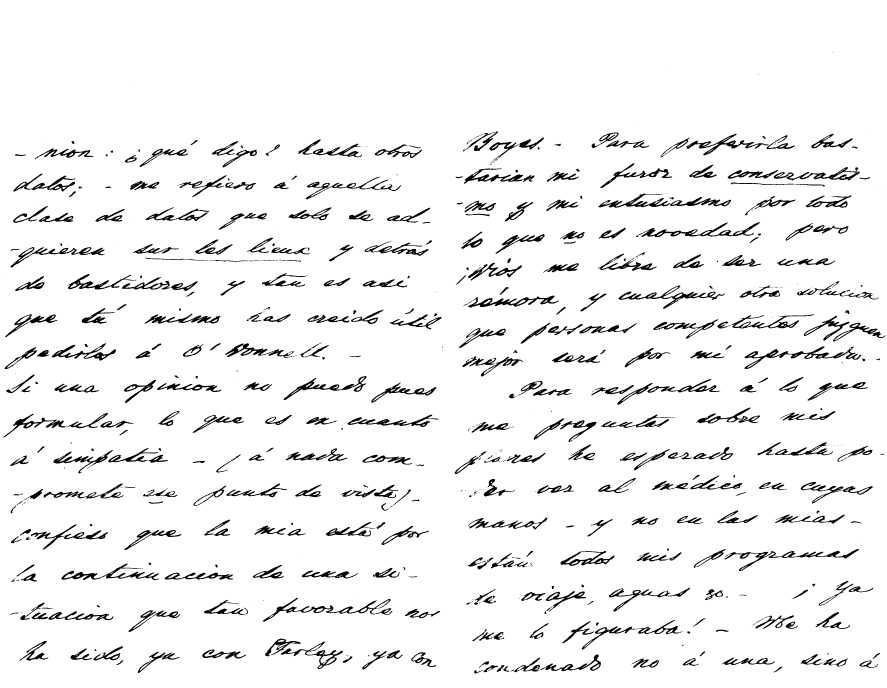
#> input picture 0003_sin_escudo_met_0_vec_0_sig_0_thr_0.png, 3546 x 2752 px, given in place of 0003_sin_escudo.png, which was not available (shown at 1/4 size)
$ python bin_test.py
#> lines starting #> are read from the running program, lines starting #| are printed output that depends on the picture; after the words box and inside, x2 and y2 are one past the last pixel; in counts of white or black regions, pixels touching at a corner belong together; pictures that were not available may be replaced by others from this repository, and a replacement may not be noted
### src/Umbralizacion.py
import cv2
from enum import Enum


class MetodoUmbralizado(Enum):
    otsu = 0
    fixed = 1
    adaptive = 2


class Umbralizacion:
    def umbralizar_imagen(self, imagen_grises, metodo_umbralizar, umbral=180):
        imagen_umbralizada = imagen_grises

        if metodo_umbralizar == MetodoUmbralizado.otsu:
            ret, imagen_umbralizada = cv2.threshold(imagen_grises, 0, 255, cv2.THRESH_BINARY + cv2.THRESH_OTSU)
        elif metodo_umbralizar == MetodoUmbralizado.fixed:
            ret, imagen_umbralizada = cv2.threshold(imagen_grises, umbral, 255, cv2.THRESH_BINARY)
        elif metodo_umbralizar == MetodoUmbralizado.adaptive:
            imagen_umbralizada = cv2.adaptiveThreshold(imagen_grises, 255, cv2.ADAPTIVE_THRESH_GAUSSIAN_C, cv2.THRESH_BINARY, 11, 2)

        return imagen_umbralizada

### src/bin_test.py
import cv2
# import numpy as np
import os

from src import Umbralizacion

separar = Umbralizacion.Umbralizacion()


def do_nothing(x):
    pass

file = '../imgs/0003_sin_escudo.png'
img = cv2.imread(file)
#> img is the input picture: shape (2752, 3546, 3); 94.4% white; 697 black regions (252 under 20 px), largest, box (x1, y1, x2, y2) and area: (2978, 1386, 3446, 1476) 7107, (1051, 2391, 1570, 2486) 6568, (2544, 888, 3041, 949) 6358
nombre = os.path.splitext(os.path.basename(file))[0]

cv2.namedWindow('image_window', cv2.WINDOW_NORMAL)
cv2.namedWindow('control_window')

METHODLABEL = '1:OTSU-2:FIX-3:ADAP'

cv2.createTrackbar('Vecinity width', 'control_window', 0, 100, do_nothing)
#> slider 'Vecinity width' is set to 33
cv2.createTrackbar('Vecinity height', 'control_window', 0, 100, do_nothing)
#> slider 'Vecinity height' is set to 33
cv2.createTrackbar('Sigma X', 'control_window', 0, 100, do_nothing)
#> slider 'Sigma X' is set to 33
cv2.createTrackbar('Sigma Y', 'control_window', 0, 100, do_nothing)
#> slider 'Sigma Y' is set to 33
cv2.createTrackbar(METHODLABEL, 'control_window', 0, 2, do_nothing)
#> slider '1:OTSU-2:FIX-3:ADAP' is set to 1
cv2.createTrackbar('Bin Threshold', 'control_window', 0, 255, do_nothing)
#> slider 'Bin Threshold' is set to 85
cv2.createTrackbar('SWITCH', 'control_window', 0, 1, do_nothing)
#> slider 'SWITCH' is set to 1

gray_img = cv2.cvtColor(img, cv2.COLOR_BGR2GRAY)
filtered_img = gray_img
bin_img = separar.umbralizar_imagen(filtered_img, Umbralizacion.MetodoUmbralizado.fixed, 180)
#> in umbralizar_imagen, `ret, imagen_umbralizada = cv2.threshold(imagen_grises, umbral, 255, cv..`: ret = 180

while 1:
    cv2.imshow('image_window', bin_img)

    vec_w = cv2.getTrackbarPos('Vecinity width', 'control_window')
    vec_h = cv2.getTrackbarPos('Vecinity height', 'control_window')
    sigX = cv2.getTrackbarPos('Sigma X', 'control_window')
    sigY = cv2.getTrackbarPos('Sigma Y', 'control_window')
    method = cv2.getTrackbarPos(METHODLABEL, 'control_window')
    threshold = cv2.getTrackbarPos('Bin Threshold', 'control_window')
    switch = cv2.getTrackbarPos('SWITCH', 'control_window')

    method_enum = Umbralizacion.MetodoUmbralizado(method)

    kernel = (vec_w*2 + 1, vec_h*2 + 1)
    if switch == 1:
        filtered_img = cv2.GaussianBlur(gray_img, kernel, sigX)
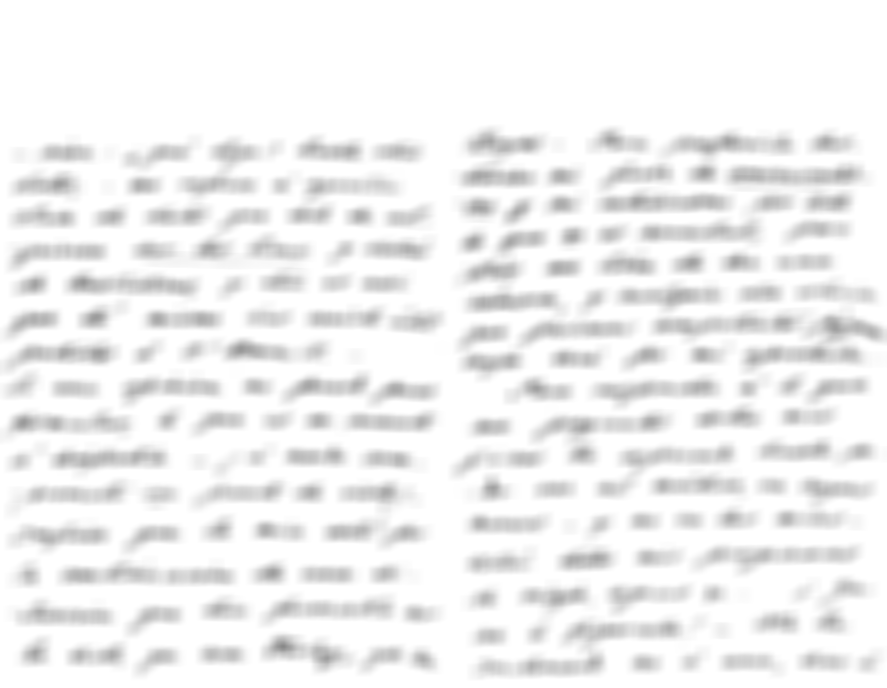
#> filtered_img: shape (2752, 3546) (shown at 1/4 size); min 136, max 255, mean 240.6
        bin_img = separar.umbralizar_imagen(filtered_img, method_enum, threshold)
#> in umbralizar_imagen (call 2), `ret, imagen_umbralizada = cv2.threshold(imagen_grises, umbral, 255, cv..`: imagen_umbralizada: shape (2752, 3546); every value is 255

    k = cv2.waitKey(1) & 0xFF
#> (key Esc is pressed here)
    if k == 27:
        break
    elif k == 9:  # TAB key
        filestring = '../%s_met_%d_vec_%d_sig_%d_thr_%d.png' % (nombre, method, vec_w, sigX, threshold)
        cv2.imwrite(filestring, bin_img)

cv2.destroyAllWindows()

$ run again, on IMG_0003_met_2_vec_2_sig_0_thr_0.png
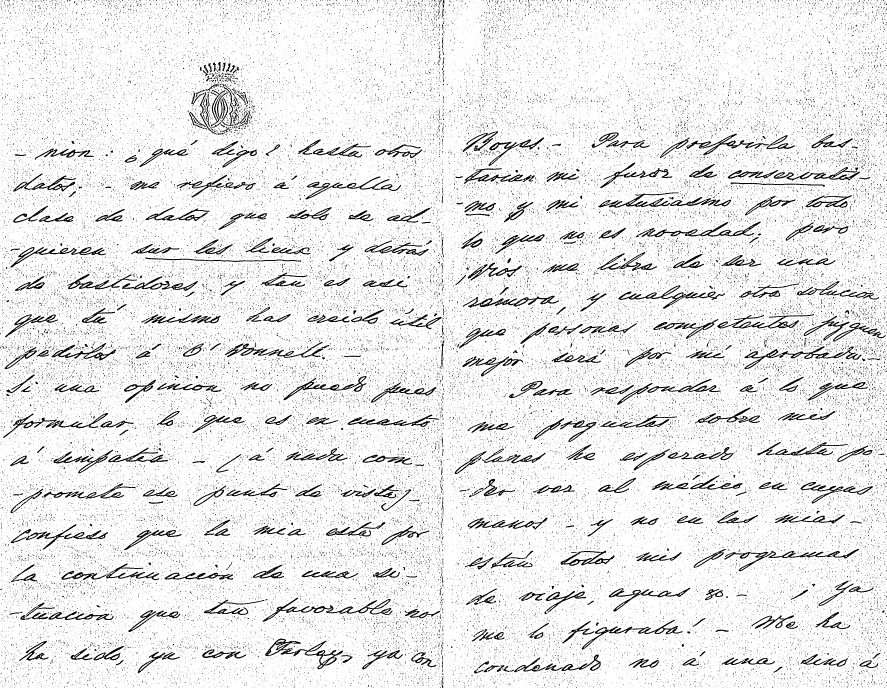
#> input picture IMG_0003_met_2_vec_2_sig_0_thr_0.png, 3546 x 2752 px, given in place of 0003_sin_escudo.png, which was not available (shown at 1/4 size)
#> img is the input picture: shape (2752, 3546, 3); 91.5% white; 72666 black regions (71527 under 20 px), largest, box (x1, y1, x2, y2) and area: (1050, 2391, 1570, 2487) 6579, (2977, 1385, 3446, 1477) 6314, (1061, 2554, 1372, 2677) 6302
#> ret = 180
#> `filtered_img = cv2.GaussianBlur(gray_img, kernel, sigX)`:
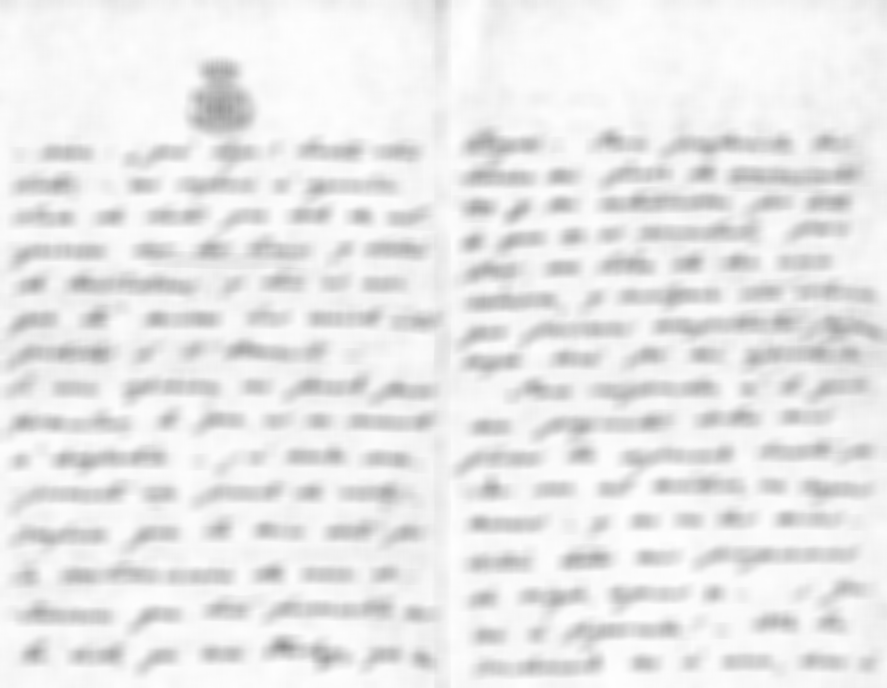
#> filtered_img: shape (2752, 3546) (shown at 1/4 size); min 144, max 255, mean 233.3
#> imagen_umbralizada: shape (2752, 3546); every value is 255

$ run again, on Narciso1_met_1_vec_0_sig_0_thr_143.png
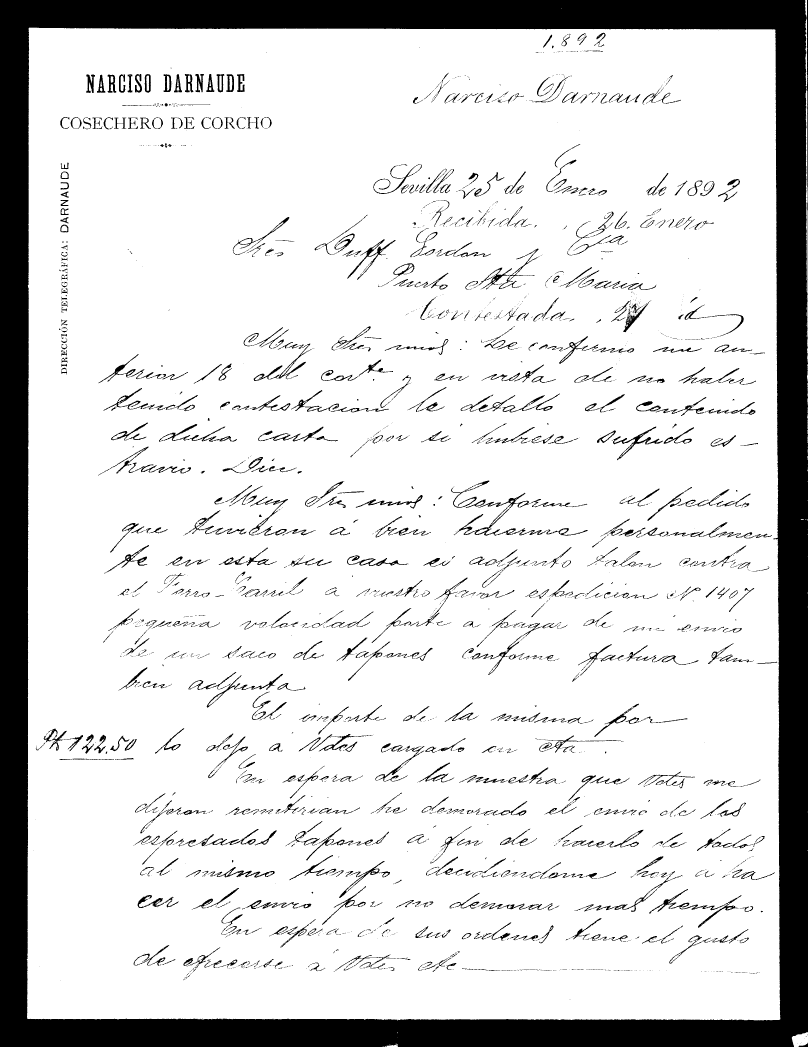
#> input picture Narciso1_met_1_vec_0_sig_0_thr_143.png, 2424 x 3140 px, given in place of 0003_sin_escudo.png, which was not available (shown at 1/3 size)
#> img is the input picture: shape (3140, 2424, 3); 84.7% white; 2917 black regions (1982 under 20 px), largest, box (x1, y1, x2, y2) and area: (0, 0, 2424, 3140) 921918, (1948, 2667, 2225, 2784) 2734, (1435, 746, 1619, 868) 2104
#> ret = 180
#> `filtered_img = cv2.GaussianBlur(gray_img, kernel, sigX)`:
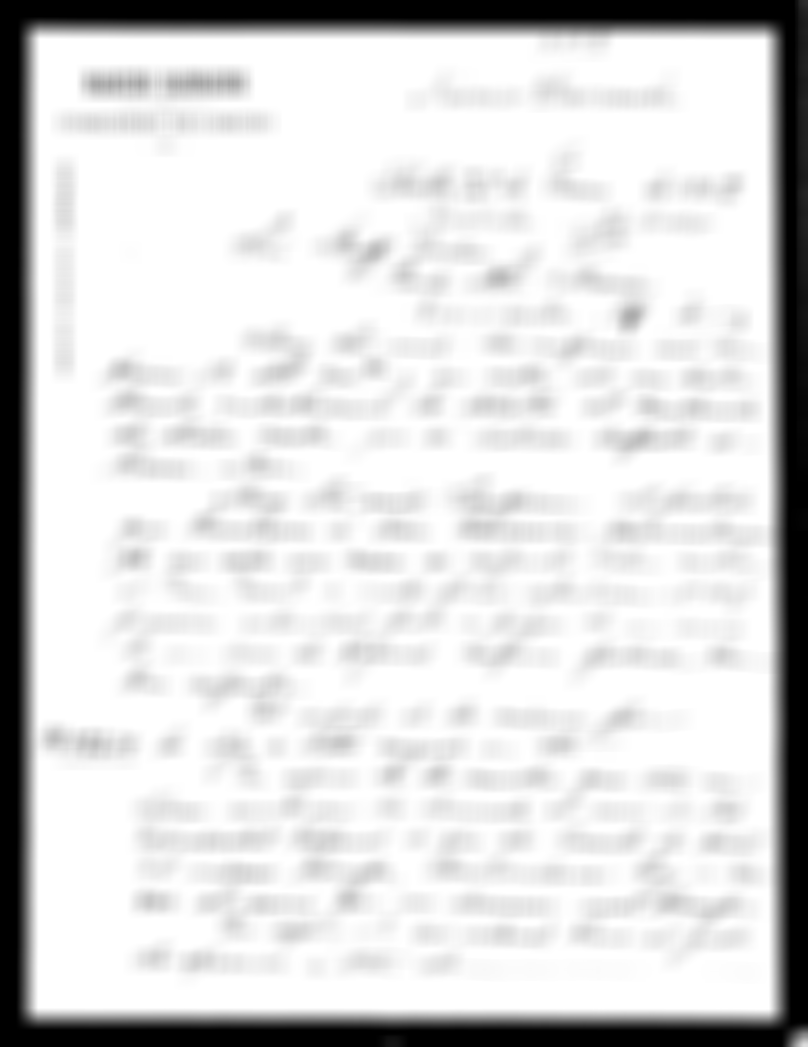
#> filtered_img: shape (3140, 2424) (shown at 1/3 size); min 0, max 255, mean 215.9
#> in umbralizar_imagen (call 2), `ret, imagen_umbralizada = cv2.threshold(imagen_grises, umbral, 255, cv..`:
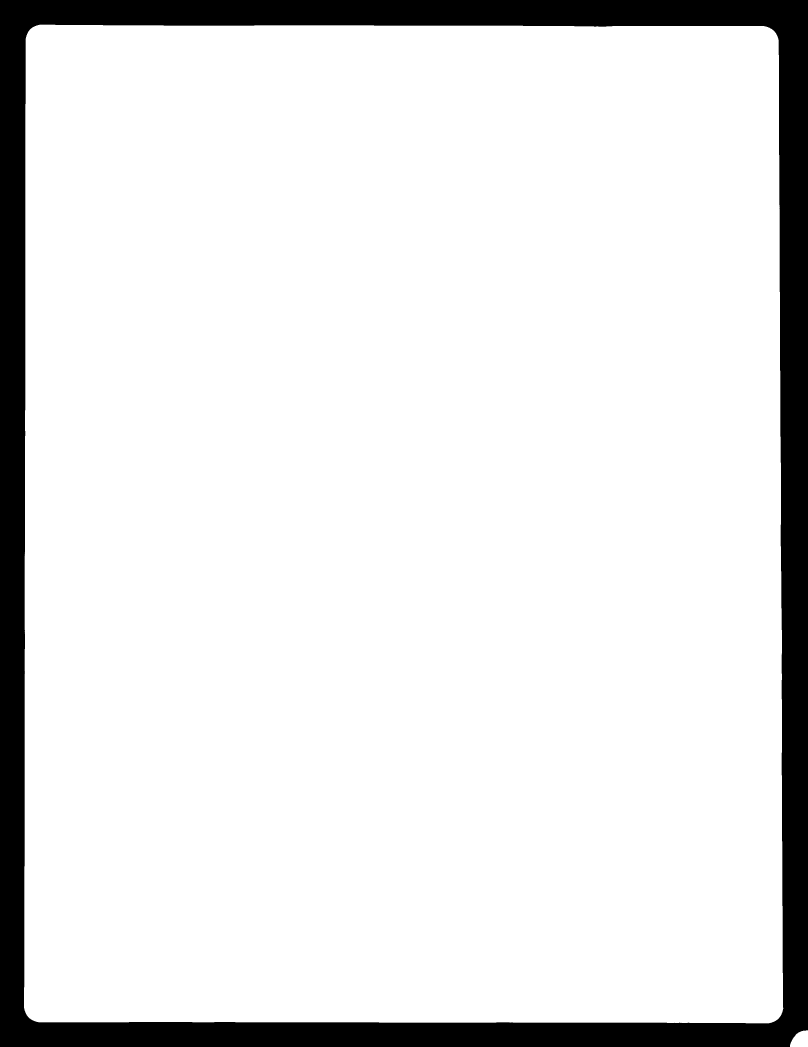
#> imagen_umbralizada: shape (3140, 2424) (shown at 1/3 size); 89.1% white; 1 black region, box (x1, y1, x2, y2) and area: (0, 0, 2424, 3140) 828784
#> ret = 85

$ run again, on Narciso2_met_1_vec_0_sig_0_thr_134.png
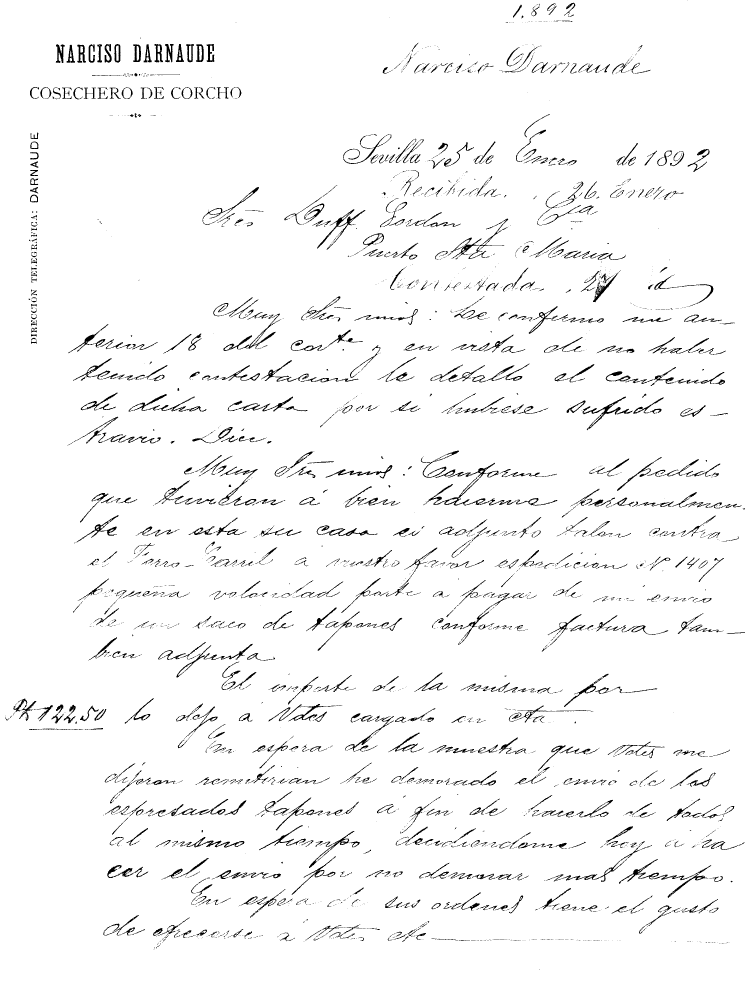
#> input picture Narciso2_met_1_vec_0_sig_0_thr_134.png, 2233 x 2960 px, given in place of 0003_sin_escudo.png, which was not available (shown at 1/3 size)
#> img is the input picture: shape (2960, 2233, 3); 96.5% white; 3397 black regions (2399 under 20 px), largest, box (x1, y1, x2, y2) and area: (1344, 656, 1525, 778) 1980, (1270, 1432, 1456, 1517) 1939, (1748, 1190, 1898, 1291) 1902
#> ret = 180
#> `filtered_img = cv2.GaussianBlur(gray_img, kernel, sigX)`:
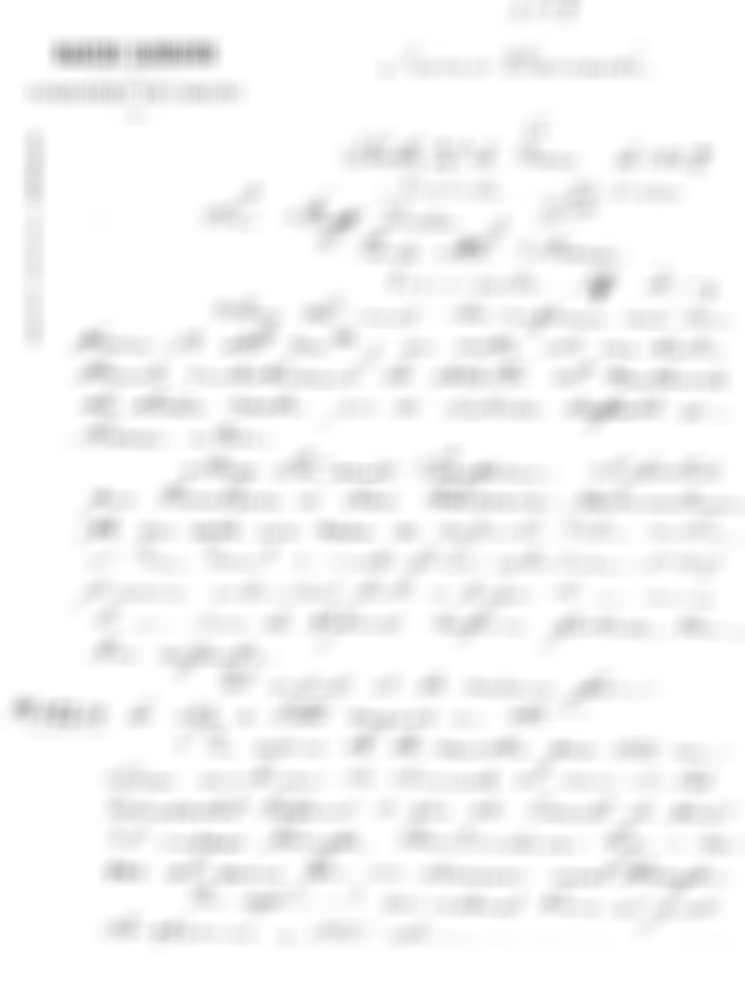
#> filtered_img: shape (2960, 2233) (shown at 1/3 size); min 166, max 255, mean 246
#> imagen_umbralizada: shape (2960, 2233); every value is 255
